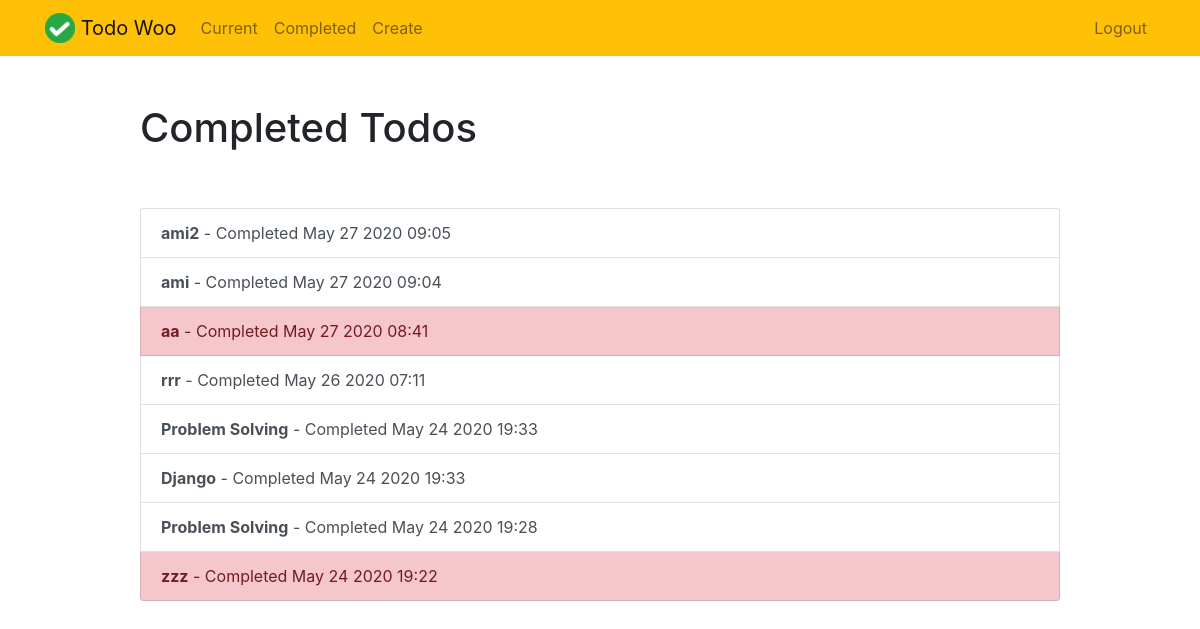
The app's page /completed/ (signed in) with its own data.
### todo/models.py (models this page shows, shortened)
class Todo(models.Model): #search django model field
    title = models.CharField(max_length=100)
    memo = models.TextField(blank=True)
    created = models.DateTimeField(auto_now_add=True)
    datecompleted = models.DateTimeField(null=True , blank=True)
    important =  models.BooleanField(default=False)
    user = models.ForeignKey(User, on_delete=models.CASCADE)#ForeignKey store the relationship between this todo and that.

### todo/views.py (the view)
# urls.py: path('completed/', views.completedtodos, name='completedtodos'),
@login_required
def completedtodos(request):
     todos=Todo.objects.filter(user=request.user, datecompleted__isnull=False).order_by('-datecompleted') #order_by('-datecompleted') for sow date from reverse
     return render(request, 'todo/completedtodos.html',{'todos':todos})

### todo/templates/todo/completedtodos.html
{% extends "todo/base.html" %}
{% block content %}
    <div class="row justify-content-center mt-5">
        <div class="col-md-10">
            <h1>Completed Todos</h1>
        </div>
    </div>
    <div class="row justify-content-center mt-5">
        <div class="col-md-10">
            <div class="list-group">
                {% for todo in todos %}
                    <a href="{% url 'viewtodo' todo.id %}" class="list-group-item list-group-item-action{% if todo.important %} list-group-item-danger{% endif %}"><b>{{ todo.title }}</b> - Completed {{ todo.datecompleted|date:'M j Y H:i' }}</a>
                {% endfor %}
            </div>
        </div>
    </div>
{% endblock %}

### todo/templates/todo/base.html (shortened to what this page needs)
{% load static %}
<!doctype html>
<html lang="en">
<head>
    <link rel="stylesheet" href="https://stackpath.bootstrapcdn.com/bootstrap/4.4.1/css/bootstrap.min.css">
</head>
<body>
<nav class="navbar navbar-expand-md navbar-light bg-warning">
<div class="container">
    <a class="navbar-brand" href="{% url 'home' %}">
         <img src="{% static 'todo/logo.png' %}" width="30" height="30" class="d-inline-block align-top">
        <span>Todo Woo</span>
    </a>
    <div class="collapse navbar-collapse" id="navbarNav">
    {% if user.is_authenticated %}
        <ul class="navbar-nav mr-auto">
                <li class="nav-item {{ current }}">
                    <a class="nav-link" href="{% url 'currenttodos' %}">Current</a>
                </li>
                <li class="nav-item {{ completed }}">
                    <a class="nav-link" href="{% url 'completedtodos' %}">Completed</a>
                </li>
                <li class="nav-item {{ create }}">
                    <a class="nav-link" href="{% url 'createtodo' %}">Create</a>
                </li>
        </ul>
    {% endif %}
    <ul class="navbar-nav ml-auto">
            {% if user.is_authenticated %}
                <li class="nav-item">
                    <a href="#" onclick="$('#signOutBtn').click()" class="nav-link">Logout</a>
                </li>
            {% endif %}
        </ul>
    </div>
</div>
</nav>
<div class="container">
{% block content %}{% endblock %}
</div>
</body>
</html>

### records on screen
Todo: title "ami2", datecompleted "May 27 2020 09:05"
Todo: title "ami", datecompleted "May 27 2020 09:04"
Todo: title "aa", datecompleted "May 27 2020 08:41"
Todo: title "rrr", datecompleted "May 26 2020 07:11"
Todo: title "Problem Solving", datecompleted "May 24 2020 19:33"
Todo: title "Django", datecompleted "May 24 2020 19:33"
Todo: title "Problem Solving", datecompleted "May 24 2020 19:28"
Todo: title "zzz", datecompleted "May 24 2020 19:22"
